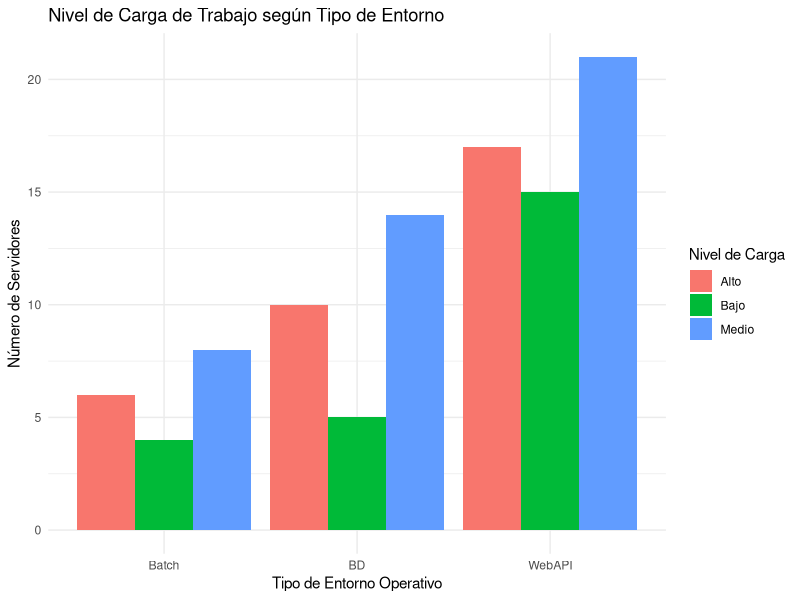
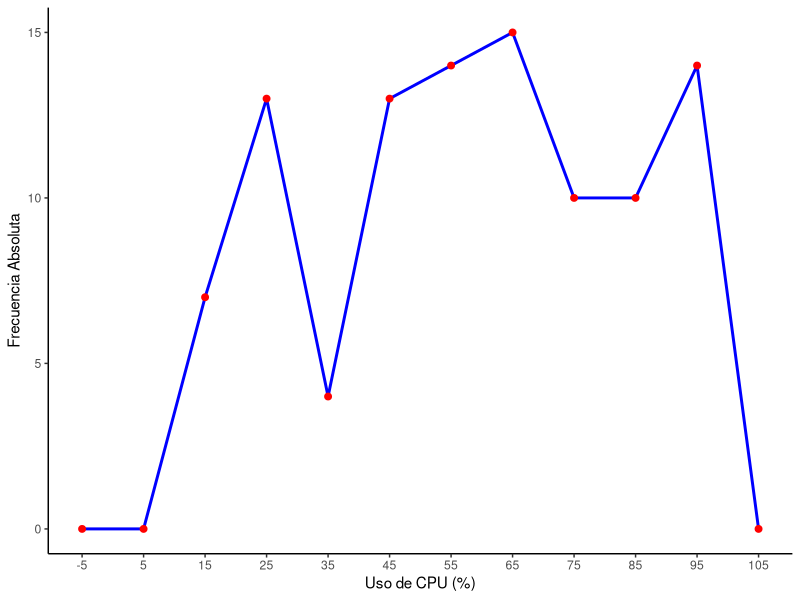
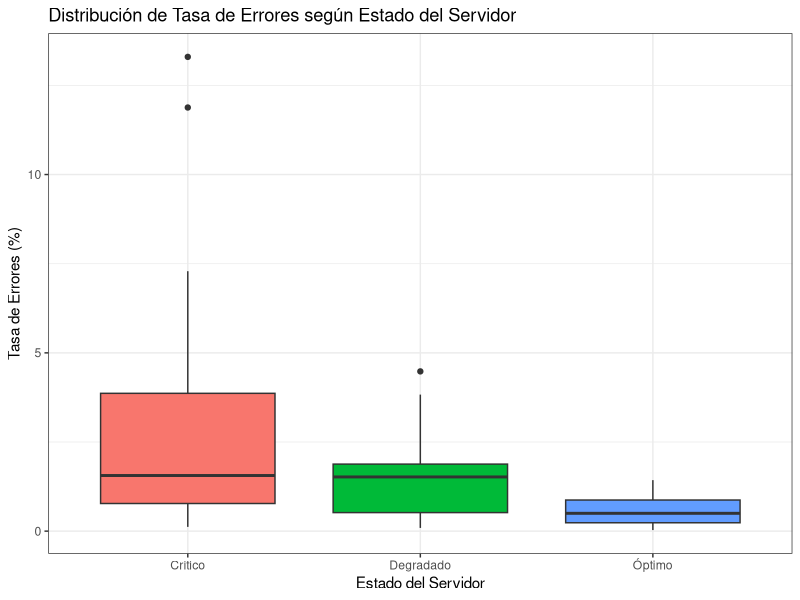

Recreate these plots in R, in order.
## ---- chunk 1
knitr::opts_chunk$set(echo = TRUE, warning = FALSE, message = FALSE)

library(readxl)
library(dplyr)
library(ggplot2)
library(knitr)
## ---- chunk 2
datos <- read_excel("BaseDatosServidores.xlsx")

head(datos)
str(datos)
## ---- chunk 3
tabla_frecuencias <- datos %>%
  group_by(`Estado del Servidor` = EstadoServidor) %>%
  summarise(
    `Frecuencia Absoluta` = n(),
    `Porcentaje (%)` = round((n() / nrow(datos)) * 100, 2)
  ) %>%
  arrange(desc(`Frecuencia Absoluta`))

tabla_pregunta1 <- bind_rows(
  tabla_frecuencias,
  tibble(
    `Estado del Servidor` = "Total",
    `Frecuencia Absoluta` = sum(tabla_frecuencias$`Frecuencia Absoluta`),
    `Porcentaje (%)` = sum(tabla_frecuencias$`Porcentaje (%)`)
  )
)

kable(
  tabla_pregunta1,
  align = c("l", "c", "c")
)
## ---- chunk 4
ggplot(datos, aes(x = TipoEntorno, fill = NivelCarga)) +
  geom_bar(position = "dodge") +
  labs(
    title = "Nivel de Carga de Trabajo según Tipo de Entorno",
    x = "Tipo de Entorno Operativo",
    y = "Número de Servidores",
    fill = "Nivel de Carga"
  ) +
  theme_minimal()
## ---- chunk 5
limites_clase <- seq(0, 100, by = 10)

intervalos <- cut(
  datos$UsoCPU,
  breaks = limites_clase,
  right = FALSE,
  include.lowest = TRUE
)

tabla_intervalos <- as.data.frame(table(intervalos))

marcas_clase <- seq(5, 95, by = 10)

poligono_datos <- data.frame(
  MarcaClase = c(-5, marcas_clase, 105),
  FrecuenciaAbsoluta = c(0, tabla_intervalos$Freq, 0)
)

ggplot(
  poligono_datos,
  aes(x = MarcaClase, y = FrecuenciaAbsoluta)
) +
  geom_line(color = "blue", linewidth = 1) +
  geom_point(color = "red", size = 2) +
  scale_x_continuous(
    breaks = seq(-5, 105, by = 10)
  ) +
  labs(
    x = "Uso de CPU (%)",
    y = "Frecuencia Absoluta"
  ) +
  theme_classic()
## ---- chunk 6
latencia_webapi <- datos %>%
  filter(TipoEntorno == "WebAPI") %>%
  pull(Latencia)

mediana_webapi <- median(latencia_webapi)
desv_std_webapi <- sd(latencia_webapi)

cat(
  "Mediana de Latencia (WebAPI):",
  round(mediana_webapi, 2),
  "ms\n"
)

cat(
  "Desviación Estándar de Latencia (WebAPI):",
  round(desv_std_webapi, 2),
  "ms\n"
)
## ---- chunk 7
q1_ram <- quantile(
  datos$UsoRAM,
  probs = 0.25
)

d7_ram <- quantile(
  datos$UsoRAM,
  probs = 0.70
)

cat(
  "Cuartil 1 (Q1) de Uso de RAM:",
  round(q1_ram, 2),
  "GB\n"
)

cat(
  "Decil 7 (D7) de Uso de RAM:",
  round(d7_ram, 2),
  "GB\n"
)
## ---- chunk 8
ggplot(
  datos,
  aes(
    x = EstadoServidor,
    y = TasaErrores,
    fill = EstadoServidor
  )
) +
  geom_boxplot() +
  labs(
    title = "Distribución de Tasa de Errores según Estado del Servidor",
    x = "Estado del Servidor",
    y = "Tasa de Errores (%)"
  ) +
  theme_bw() +
  theme(
    legend.position = "none"
  )
